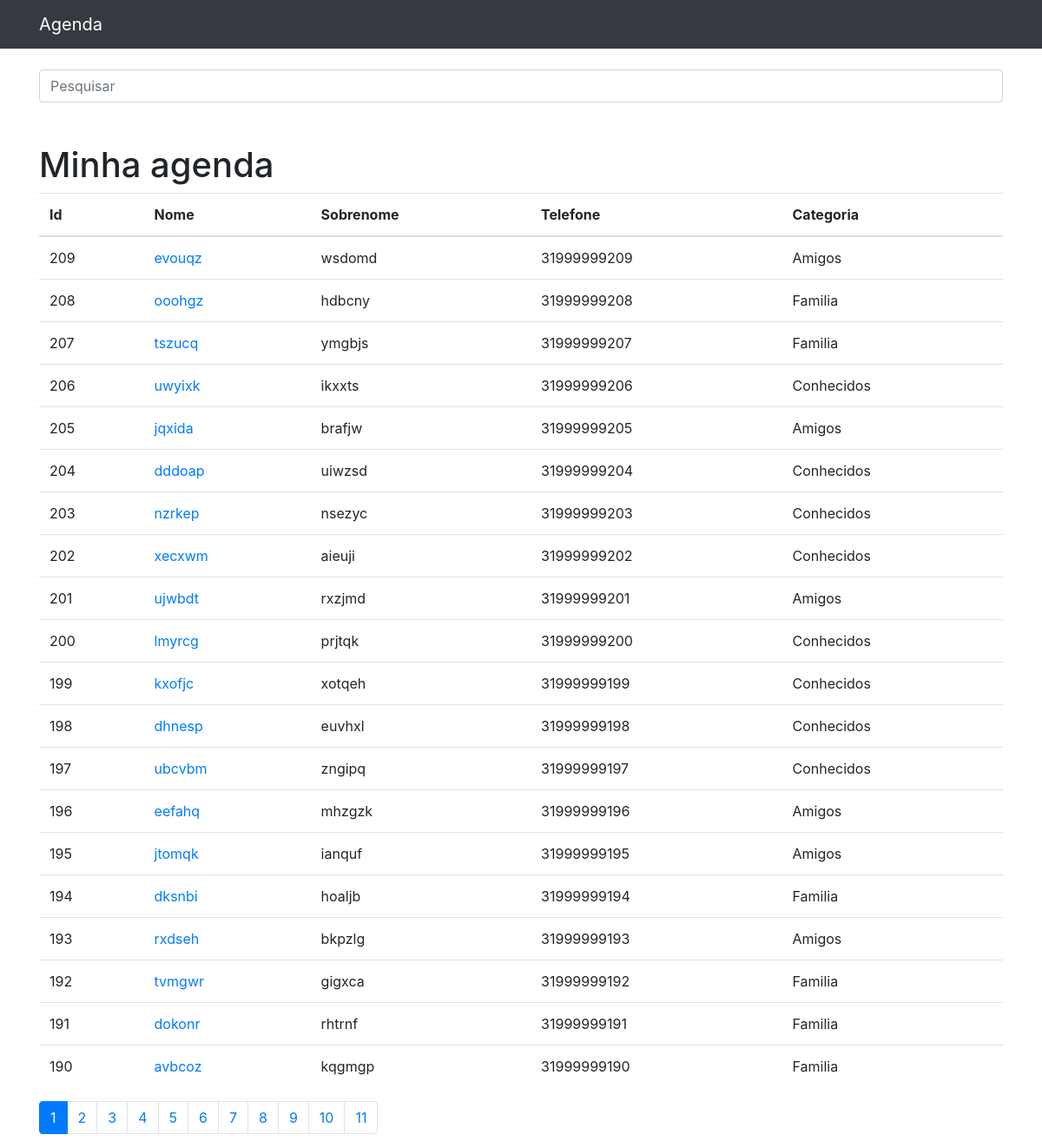
The page / on the database its author committed.
### contatos/models.py (models this page shows, shortened)
class Contato(models.Model):
    nome = models.CharField(max_length=255)
    sobrenome = models.CharField(max_length=255, blank=True)
    telefone = models.CharField(max_length=255)
    email = models.CharField(max_length=255, blank=True)
    data_criacao = models.DateTimeField(default=timezone.now)
    descricao = models.TextField(blank=True)
    categoria = models.ForeignKey(Categoria, on_delete=models.DO_NOTHING)
    mostrar = models.BooleanField(default=True)

class Categoria(models.Model):
    nome = models.CharField(max_length=255)
    def __str__(self):
        return self.nome

### contatos/views.py (the view)
# urls.py: path('', views.index, name='index'),
def index(request):
    contatos = Contato.objects.order_by('-id').filter(
        mostrar=True
    )
    paginator = Paginator(contatos, 20)
    page = request.GET.get('page')
    contatos = paginator.get_page(page)
    return render(request, 'contatos/index.html', {
        'contatos': contatos
    })

### contatos/templates/contatos/index.html
{% extends 'base.html' %}
{% block 'conteudo' %}
  <h1 class="mt-5">Minha agenda</h1>
  <table class="table">
    <thead>
      <tr>
        <th>Id</th>
        <th>Nome</th>
        <th>Sobrenome</th>
        <th>Telefone</th>
        <th>Categoria</th>
      </tr>
    </thead>
    <tbody>
      {% for contato in contatos %}
        {% if contato.mostrar %}
          <tr>
            <td>{{contato.id}}</td>
            <td>
              <a href="{% url 'ver_contato' contato.id %}"> {{contato.nome}}</a>
            </td>
            <td>{{contato.sobrenome}}</td>
            <td>{{contato.telefone}}</td>
            <td>{{contato.categoria}}</td>
          </tr>
        {% endif %}
      {% endfor %}
    </tbody>
  </table>
  <nav aria-label="Page navigation example">
    <ul class="pagination">
      {% for pagina in contatos.paginator.page_range %}
        {% if contatos.number == pagina %}
          <li class="page-item active">
            <a class="page-link" href="?page={{ pagina }}&termo={{ request.GET.termo }}">{{ pagina }}</a>
          </li>
        {% else %}
          <li class="page-item">
            <a class="page-link" href="?page={{ pagina }}&termo={{ request.GET.termo }}">{{ pagina }}</a>
          </li>
        {% endif %}
      {% endfor %}
    </ul>
  </nav>
{% endblock %}

### templates/base.html (shortened to what this page needs)
{% load static %}
<!DOCTYPE html>
<html lang="pt">
<head>
    {% include 'parciais/_head.html' %}
</head>
<body>
  {% include 'parciais/_nav.html' %}
  <div class="container">
    <div class="row">
      <div class="col-lg-12">
        <br/>
        <form method="get" action="{% url 'buscar' %}">
          <input type="text" class="form-control" id="termoDePesquisa"
                 name="termo" placeholder="Pesquisar" value="{{ request.GET.termo }}">
        </form>
        {% block 'conteudo' %}{% endblock %}
      </div>
    </div>
  </div>
</body>
</html>

### templates/parciais/_head.html (shortened to what this page needs)
{% load static %}
<link href="{% static 'vendor/bootstrap/css/bootstrap.min.css' %}" rel="stylesheet">

### templates/parciais/_nav.html (shortened to what this page needs)
<nav class="navbar navbar-expand-lg navbar-dark bg-dark static-top">
<div class="container">
  <a class="navbar-brand" href="{% url 'index' %}">Agenda</a>
</div>
</nav>

### rows shown on the page
Contato: id "209", nome "evouqz", sobrenome "wsdomd", telefone "31999999209", categoria "Amigos"
Contato: id "208", nome "ooohgz", sobrenome "hdbcny", telefone "31999999208", categoria "Familia"
Contato: id "207", nome "tszucq", sobrenome "ymgbjs", telefone "31999999207", categoria "Familia"
Contato: id "206", nome "uwyixk", sobrenome "ikxxts", telefone "31999999206", categoria "Conhecidos"
Contato: id "205", nome "jqxida", sobrenome "brafjw", telefone "31999999205", categoria "Amigos"
Contato: id "204", nome "dddoap", sobrenome "uiwzsd", telefone "31999999204", categoria "Conhecidos"
Contato: id "203", nome "nzrkep", sobrenome "nsezyc", telefone "31999999203", categoria "Conhecidos"
Contato: id "202", nome "xecxwm", sobrenome "aieuji", telefone "31999999202", categoria "Conhecidos"
Contato: id "201", nome "ujwbdt", sobrenome "rxzjmd", telefone "31999999201", categoria "Amigos"
Contato: id "200", nome "lmyrcg", sobrenome "prjtqk", telefone "31999999200", categoria "Conhecidos"
Contato: id "199", nome "kxofjc", sobrenome "xotqeh", telefone "31999999199", categoria "Conhecidos"
Contato: id "198", nome "dhnesp", sobrenome "euvhxl", telefone "31999999198", categoria "Conhecidos"
Contato: id "197", nome "ubcvbm", sobrenome "zngipq", telefone "31999999197", categoria "Conhecidos"
Contato: id "196", nome "eefahq", sobrenome "mhzgzk", telefone "31999999196", categoria "Amigos"
Contato: id "195", nome "jtomqk", sobrenome "ianquf", telefone "31999999195", categoria "Amigos"
Contato: id "194", nome "dksnbi", sobrenome "hoaljb", telefone "31999999194", categoria "Familia"
Contato: id "193", nome "rxdseh", sobrenome "bkpzlg", telefone "31999999193", categoria "Amigos"
Contato: id "192", nome "tvmgwr", sobrenome "gigxca", telefone "31999999192", categoria "Familia"
Contato: id "191", nome "dokonr", sobrenome "rhtrnf", telefone "31999999191", categoria "Familia"
Contato: id "190", nome "avbcoz", sobrenome "kqgmgp", telefone "31999999190", categoria "Familia"

### other values the page prints
{{ pagina }} "1"
{{ pagina }} "2" "3" "4" "5" "6" "7" "8" "9" "10" "11"
